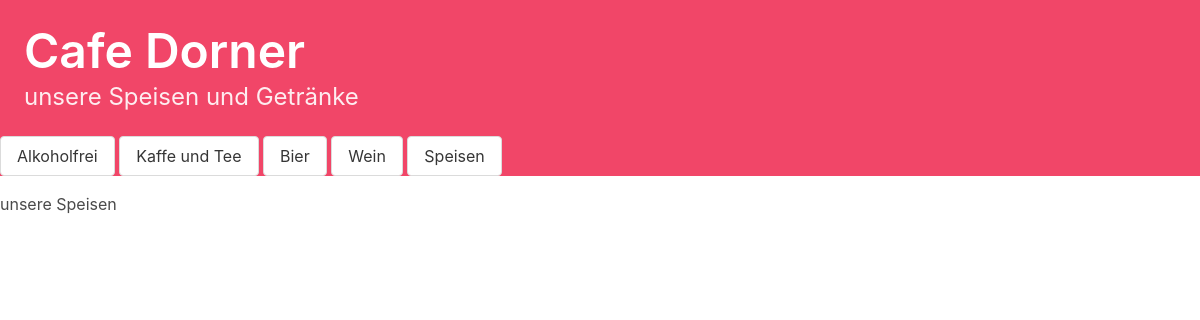
/speisen/, run on an earlier commit of the app's database.
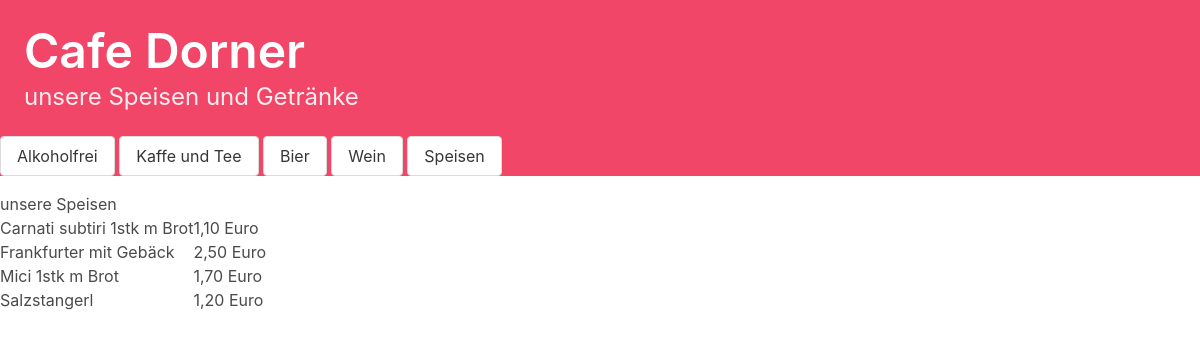
And on a later commit of the database.
### menue/models.py (models this page shows, shortened)
class Book(models.Model):
    Name = models.CharField(max_length=100)
    Kategorie = models.CharField(max_length=100)
    Verkaufspreis = models.CharField(max_length=100)

### menue/views.py (the view)
# urls.py: path("speisen/", views.menue_speisen.as_view(), name="speisen"),
class menue_speisen(ListView):
    model = Book
    template_name = "speisen.html"
    def get_queryset(self):
        return Book.objects.filter(Kategorie="Speisen")

### templates/speisen.html
{% extends "base.html" %}
{% block content %}
    <h1>unsere Speisen</h1>
        <table>
            {% for item in object_list %}
            <tr>
                <td>{{ item.Name }} </td>
                <td>{{ item.Verkaufspreis |slice:"-1" }} Euro</td>
            </tr>
            {% endfor %}
        </table>
{% endblock %}

What changed in the data, as far as the page shows it:
added Book: Name "Carnati subtiri 1stk m Brot", Verkaufspreis "1,10"
added Book: Name "Frankfurter mit Gebäck", Verkaufspreis "2,50"
added Book: Name "Mici 1stk m Brot", Verkaufspreis "1,70"
added Book: Name "Salzstangerl", Verkaufspreis "1,20"
